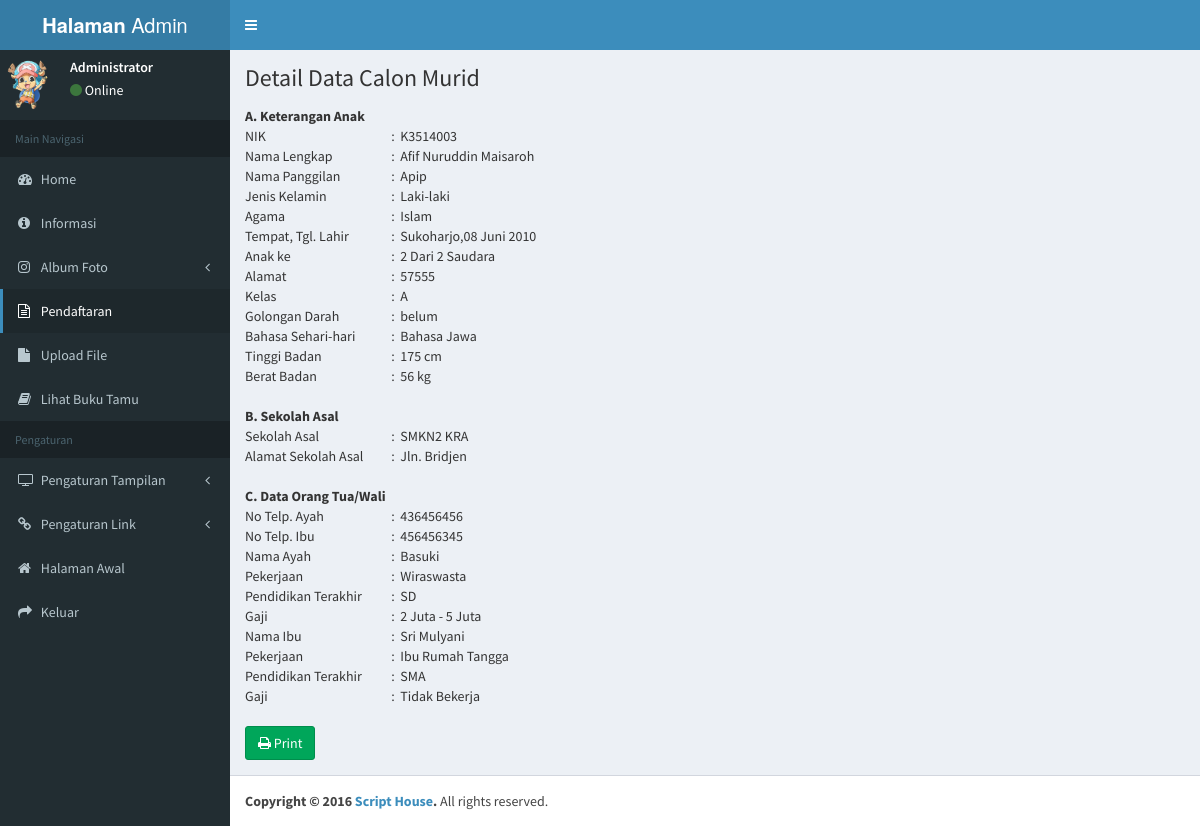
Page /adminpanel/lihat_pendaftaran.php?nik=K3514003 (signed in) on the committed database.
### tables this page shows
CREATE TABLE `pendaftaran` (
  `nik` varchar(45) NOT NULL DEFAULT '',
  `nama_lengkap` varchar(45) DEFAULT NULL,
  `nama_panggilan` varchar(45) DEFAULT NULL,
  `jenkel` varchar(34) DEFAULT NULL,
  `agama` varchar(34) DEFAULT NULL,
  `ttl` varchar(34) DEFAULT NULL,
  `anakke` varchar(12) DEFAULT NULL,
  `saudara` varchar(12) DEFAULT NULL,
  `alamat` text,
  `no_hp_ayah` varchar(16) DEFAULT NULL,
  `no_hp_ibu` varchar(16) DEFAULT NULL,
  `kelas` varchar(12) DEFAULT NULL,
  `sek_asal` varchar(34) DEFAULT NULL,
  `alamat_sek_asal` text,
  `gol` varchar(12) DEFAULT NULL,
  `bahasa` varchar(17) DEFAULT NULL,
  `tinggi` varchar(12) DEFAULT NULL,
  `berat` varchar(12) DEFAULT NULL,
  `nama_ayah` varchar(56) DEFAULT NULL,
  `pekerjaan_ayah` varchar(56) DEFAULT NULL,
  `pendidikan_ayah` varchar(56) DEFAULT NULL,
  `gaji_ayah` varchar(56) DEFAULT NULL,
  `nama_ibu` varchar(56) DEFAULT NULL,
  `pekerjaan_ibu` varchar(56) DEFAULT NULL,
  `pendidikan_ibu` varchar(56) DEFAULT NULL,
  `gaji_ibu` varchar(56) DEFAULT NULL,
  `tahun_ajaran` varchar(20) DEFAULT NULL,
  PRIMARY KEY (`nik`)
);

### adminpanel/lihat_pendaftaran.php (the view, shortened to what this page needs)
<?php
include "cek.php";
$nik = $_GET['nik'];
$query = "select* from pendaftaran WHERE nik = '$nik'";
$hasil = mysqli_query($conn, $query);
$data = mysqli_fetch_assoc($hasil)
?>
<!DOCTYPE html>
<html>
<head>
<?php
include "css.php";
?>
</head>
<body class="hold-transition skin-blue sidebar-mini">
<div class="wrapper">
<?php
include "sidebar.php";
?>
 <div class="content-wrapper">
    <section class="content-header">
      <h1>
        Detail Data Calon Murid
      </h1>
    </section>
    <section class="content">
	<?php
	echo "<table>";
	echo "<tr>
		<th>A. Keterangan Anak</td>
		<th> &nbsp &nbsp</th>
		<th></th>
		</tr>
		<tr>
		<td>NIK</td>
		<td> &nbsp : &nbsp</td>
		<td>".$data['nik']."</td>
		</tr>
		<tr>
		<td>Nama Lengkap</td>
		<td> &nbsp : &nbsp</td>
		<td>".$data['nama_lengkap']."</td>
		</tr>
		<tr>
		<td>Nama Panggilan</td>
		<td> &nbsp : &nbsp</td>
		<td>".$data['nama_panggilan']."</td>
		</tr>
		<tr>
		<td>Jenis Kelamin</td>
		<td> &nbsp : &nbsp</td>
		<td>".$data['jenkel']."</td>
		</tr>
		<tr>
		<td>Agama</td>
		<td> &nbsp : &nbsp</td>
		<td>".$data['agama']."</td>
		</tr>
		<tr>
		<td>Tempat, Tgl. Lahir</td>
		<td> &nbsp : &nbsp</td>
		<td>".$data['ttl']."</td>
		</tr>
		<tr>
		<td>Anak ke</td>
		<td> &nbsp : &nbsp</td>
		<td>".$data['anakke']." Dari ".$data['saudara']." Saudara</td>
		</tr>
		<tr>
		<td>Alamat</td>
		<td> &nbsp : &nbsp</td>
		<td>".$data['alamat']."</td>
		</tr>
		<tr>
		<td>Kelas</td>
		<td> &nbsp : &nbsp</td>
		<td>".$data['kelas']."</td>
		</tr>
		<tr>
		<td>Golongan Darah</td>
		<td> &nbsp : &nbsp</td>
		<td>".$data['gol']."</td>
		</tr>
		<tr>
		<td>Bahasa Sehari-hari</td>
		<td> &nbsp : &nbsp</td>
		<td>".$data['bahasa']."</td>
		</tr>
		<tr>
		<td>Tinggi Badan</td>
		<td> &nbsp : &nbsp</td>
		<td>".$data['tinggi']." cm</td>
		</tr>
		<tr>
		<td>Berat Badan</td>
		<td> &nbsp : &nbsp</td>
		<td>".$data['berat']." kg</td>
		</tr>
		<tr> <td> &nbsp</td><td> &nbsp</td><td> &nbsp</td></tr>
		<tr>
		<th>B. Sekolah Asal</th>
		<th> &nbsp  &nbsp</th>
		<th></th>
		<tr>
		<td>Sekolah Asal</td>
		<td> &nbsp : &nbsp</td>
		<td>".$data['sek_asal']."</td>
		</tr>
		<tr>
		<td>Alamat Sekolah Asal</td>
		<td> &nbsp : &nbsp</td>
		<td>".$data['alamat_sek_asal']."</td>
		</tr>
		<tr> <td> &nbsp</td><td> &nbsp</td><td> &nbsp</td></tr>
		<tr>
		<th>C. Data Orang Tua/Wali</th>
		<th> &nbsp  &nbsp</th>
		<th></th>
		<tr>
		<td>No Telp. Ayah </td>
		<td> &nbsp : &nbsp</td>
		<td>".$data['no_hp_ayah']."</td>
		</tr>
		<tr>
		<td>No Telp. Ibu</td>
		<td> &nbsp : &nbsp</td>
		<td>".$data['no_hp_ibu']."</td>
		</tr>
		<tr>
		<td>Nama Ayah</td>
		<td> &nbsp : &nbsp</td>
		<td>".$data['nama_ayah']."</td>
		</tr>
		<td>Pekerjaan</td>
		<td> &nbsp : &nbsp</td>
		<td>".$data['pekerjaan_ayah']."</td>
		</tr>
		<td>Pendidikan Terakhir</td>
		<td> &nbsp : &nbsp</td>
		<td>".$data['pendidikan_ayah']."</td>
		</tr>
		<td>Gaji</td>
		<td> &nbsp : &nbsp</td>
		<td>".$data['gaji_ayah']."</td>
		<td>Nama Ibu</td>
		<td> &nbsp : &nbsp</td>
		<td>".$data['nama_ibu']."</td>
		<td>Pekerjaan</td>
		<td> &nbsp : &nbsp</td>
		<td>".$data['pekerjaan_ibu']."</td>
		<td>Pendidikan Terakhir</td>
		<td> &nbsp : &nbsp</td>
		<td>".$data['pendidikan_ibu']."</td>
		<td>Gaji</td>
		<td> &nbsp : &nbsp</td>
		<td>".$data['gaji_ibu']."</td>
		<tr> <td> &nbsp</td><td> &nbsp</td><td> &nbsp</td></tr>
		</table>";
		echo"<a target='_blank' class='btn btn-success btn-md' href='preview.php?nik=".$data['nik']."'><i class='fa fa-print'></i>
		Print</a>";
?>
    </section>
  </div>
  <footer class="main-footer">
    <strong>Copyright &copy; 2016 <a href="http://scripthouse.co.id">Script House</a>.</strong> All rights
    reserved.
  </footer>
</div>
</body>
</html>

### rows in the picture
pendaftaran: nik "K3514003", nama_lengkap "Afif Nuruddin Maisaroh", nama_panggilan "Apip", jenkel "Laki-laki", agama "Islam", ttl "Sukoharjo,08 Juni 2010", anakke "2", saudara "2", alamat "57555", kelas "A", gol "belum", bahasa "Bahasa Jawa", tinggi "175", berat "56", sek_asal "SMKN2 KRA", alamat_sek_asal "Jln. Bridjen", no_hp_ayah "436456456", no_hp_ibu "456456345", nama_ayah "Basuki", pekerjaan_ayah "Wiraswasta", pendidikan_ayah "SD", gaji_ayah "2 Juta - 5 Juta", nama_ibu "Sri Mulyani", pekerjaan_ibu "Ibu Rumah Tangga", pendidikan_ibu "SMA", gaji_ibu "Tidak Bekerja"
